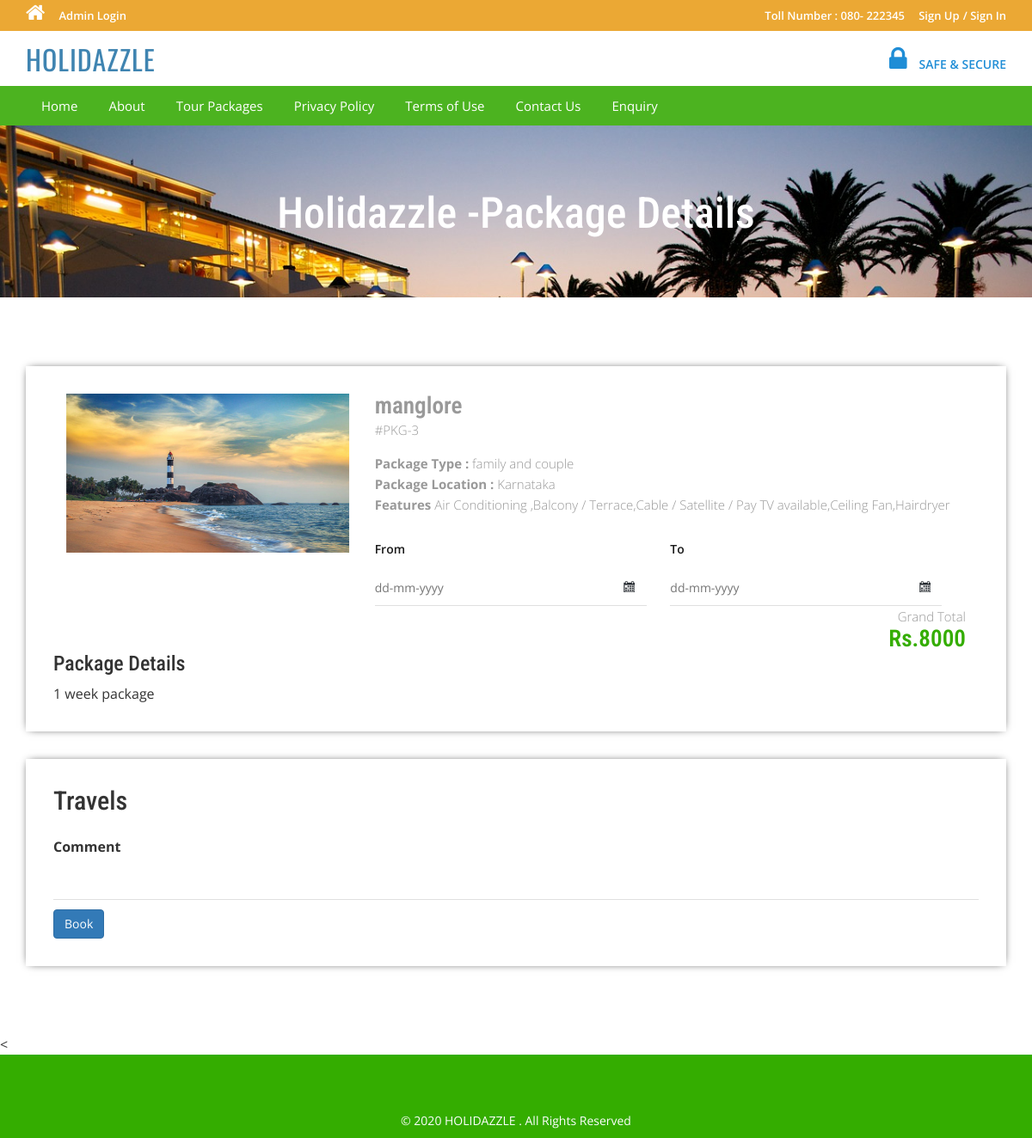
Page /tms/package-details.php?pkgid=3 on the committed database.
### tables this page shows
CREATE TABLE `tbltourpackages` (
  `PackageId` int(11) NOT NULL,
  `PackageName` varchar(200) DEFAULT NULL,
  `PackageType` varchar(150) DEFAULT NULL,
  `PackageLocation` varchar(100) DEFAULT NULL,
  `PackagePrice` int(11) DEFAULT NULL,
  `PackageFetures` varchar(255) DEFAULT NULL,
  `PackageDetails` mediumtext DEFAULT NULL,
  `PackageImage` varchar(100) DEFAULT NULL,
  `Creationdate` timestamp NULL DEFAULT current_timestamp(),
  `UpdationDate` timestamp NULL DEFAULT NULL ON UPDATE current_timestamp()
);

### tms/package-details.php (the view, shortened to what this page needs)
<?php
include('includes/config.php');
?>
<!DOCTYPE HTML>
<html>
<head>
<link href="css/bootstrap.css" rel='stylesheet' type='text/css' />
<link href="css/style.css" rel='stylesheet' type='text/css' />
<link href="css/font-awesome.css" rel="stylesheet">
<link href="css/animate.css" rel="stylesheet" type="text/css" media="all">
<link rel="stylesheet" href="css/jquery-ui.css" />
</head>
<body>
<?php include('includes/header.php');?>
<div class="banner-3">
	<div class="container">
		<h1 class="wow zoomIn animated animated" data-wow-delay=".5s" style="visibility: visible; animation-delay: 0.5s; animation-name: zoomIn;">Holidazzle -Package Details</h1>
	</div>
</div>
<div class="selectroom">
	<div class="container">
<?php
$pid=intval($_GET['pkgid']);
$sql = "SELECT * from tbltourpackages where PackageId=:pid";
$query = $dbh->prepare($sql);
$query -> bindParam(':pid', $pid, PDO::PARAM_STR);
$query->execute();
$results=$query->fetchAll(PDO::FETCH_OBJ);
if($query->rowCount() > 0)
{
foreach($results as $result)
{	?>
<form name="book" method="post">
		<div class="selectroom_top">
			<div class="col-md-4 selectroom_left wow fadeInLeft animated" data-wow-delay=".5s">
				<img src="admin/pacakgeimages/<?php echo htmlentities($result->PackageImage);?>" class="img-responsive" alt="">
			</div>
			<div class="col-md-8 selectroom_right wow fadeInRight animated" data-wow-delay=".5s">
				<h2><?php echo htmlentities($result->PackageName);?></h2>
				<p class="dow">#PKG-<?php echo htmlentities($result->PackageId);?></p>
				<p><b>Package Type :</b> <?php echo htmlentities($result->PackageType);?></p>
				<p><b>Package Location :</b> <?php echo htmlentities($result->PackageLocation);?></p>
					<p><b>Features</b> <?php echo htmlentities($result->PackageFetures);?></p>
					<div class="ban-bottom">
				<div class="bnr-right">
				<label class="inputLabel">From</label>
				<input class="date" id="datepicker" type="text" placeholder="dd-mm-yyyy"  name="fromdate" required="">
			</div>
			<div class="bnr-right">
				<label class="inputLabel">To</label>
				<input class="date" id="datepicker1" type="text" placeholder="dd-mm-yyyy" name="todate" required="">
			</div>
			</div>
				<div class="grand">
					<p>Grand Total</p>
					<h3>Rs.8000</h3>
				</div>
			</div>
		<h3>Package Details</h3>
				<p style="padding-top: 1%"><?php echo htmlentities($result->PackageDetails);?> </p>
		</div>
		<div class="selectroom_top">
			<h2>Travels</h2>
			<div class="selectroom-info animated wow fadeInUp animated" data-wow-duration="1200ms" data-wow-delay="500ms" style="visibility: visible; animation-duration: 1200ms; animation-delay: 500ms; animation-name: fadeInUp; margin-top: -70px">
				<ul>
					<li class="spe">
						<label class="inputLabel">Comment</label>
						<input class="special" type="text" name="comment" required="">
					</li>
					<?php if($_SESSION['login'])
					{?>
						<li class="spe" align="center">
					<button type="submit" name="submit2" class="btn-primary btn">Book</button>
						</li>
						<?php } else {?>
							<li class="sigi" align="center" style="margin-top: 1%">
							<a href="#" data-toggle="modal" data-target="#myModal4" class="btn-primary btn" > Book</a></li>
							<?php } ?>
				</ul>
			</div>
		</div>
		</form>
<?php }} ?>
	</div>
</div>
<
<?php include('includes/footer.php');?>
</body>
</html>

### tms/css/style.css (style rules this page uses)
html, body { font-size: 100%; background: #fff; font-family: 'Open Sans', sans-serif; }
body a,.grid_1,plan_1,plan_1.one,plan_1.two,i.icon1, i.icon2, i.icon3, i.icon4, i.icon5, i.icon6 { transition:0.5s all; -webkit-transition:0.5s all; -moz-transition:0.5s all; -o-transition:0.5s all; -ms-transition:0.5s all; }
h1,h2,h3,h4,h5,h6 { margin:0; font-family: 'Roboto Condensed', sans-serif; }
p { margin:0; }
ul { margin:0; padding:0; }
label { margin:0; }
.bnr-right input[type="text"] { width: 95%; color: #9E9E9E; outline: none; font-size: 14px; padding: 10px 10px; border: 1px solid #9E9E9E; -webkit-appearance: none; margin-top: 10px; }
.date { background: url(../images/date-icon.png) no-repeat 95.5% 45% #fff; cursor: pointer; }
.ban-top .inputLabel,.ban-bottom .inputLabel { display: block; font-weight: 600; font-size: 14px; margin-bottom: 5px; color: #191919; }
.bnr-right { float: left; width:50%; }
.ban-bottom { margin-top: 30px; }
.banner-3 { background: url(../images/6.jpg)no-repeat; background-size: cover; -webkit-background-size: cover; -o-background-size: cover; -ms-background-size: cover; -moz-background-size: cover; min-height:200px; }
.banner-3 h1 { font-size: 50px; margin-bottom: 40px; padding: 1.5em 0 0; text-align: center; color: #fff; }
.selectroom { padding: 5em 0 3em; }
.selectroom_top { padding: 2em; box-shadow: 0px 0px 10px -4px #000; margin-bottom: 2em; }
.grand { text-align: right; }
.selectroom_right h2 { font-size: 1.7em; color: #999; font-weight: 600; margin: 0; }
.selectroom_right h3 { font-size: 1.7em; font-weight: 600; color:#34ad00; }
p.dow { font-size: 15px; color: #999; font-weight: 300; line-height: 1.8em; margin-bottom:1em; }
.selectroom_right p { font-size: 15px; line-height: 1.6em; font-weight: 300; color: #999; }
.selectroom-info li { display: inline-block; float: left; }
.selectroom input[type="text"] { width: 92%; color: #9E9E9E; outline: none; font-size: 14px; padding: 10px 0px; border: none; border-bottom:1px solid rgba(0,0,0,.12); -webkit-appearance: none; margin-top: 10px; }
.selectroom-info ul { margin-top: 3em; }
li.spe { width: 100%; margin-top: 3em; }
li.spe input[type="text"] { width: 100%; }

### rows in the picture
tbltourpackages: PackageImage (picture), PackageName "manglore", PackageId "3", PackageType "family and couple", PackageLocation "Karnataka", PackageFetures "Air Conditioning ,Balcony / Terrace,Cable / Satellite / Pay TV available,Ceiling Fan,Hairdryer", PackageDetails "1 week package"
